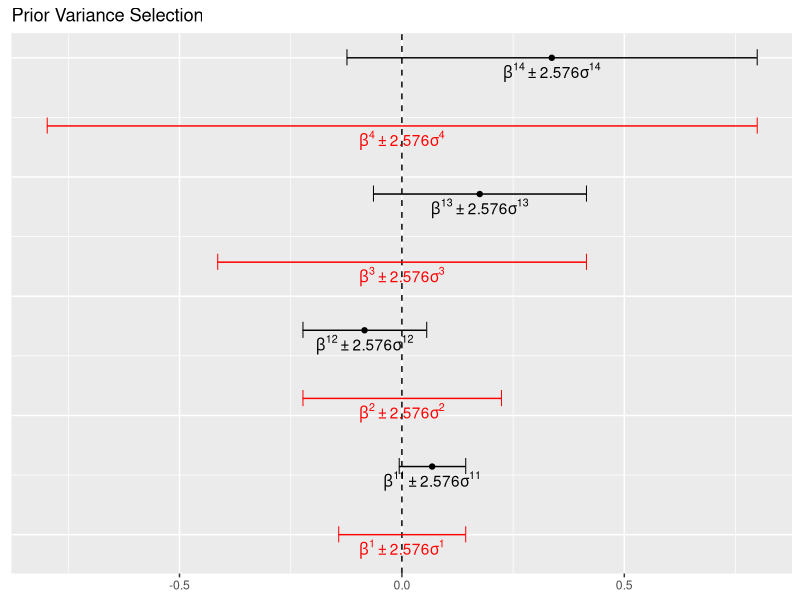
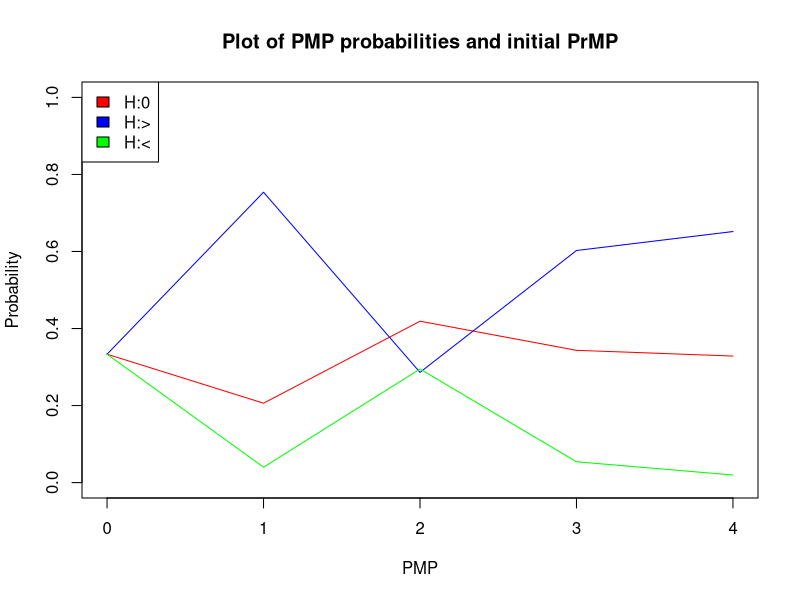

Generate these figures, in order, with R:
## ---- chunk 1

beta0<- 0
beta1<- c(0.090,0.140,1.090,1.781)
var1<- c(0.029,0.054,0.093,0.179)
var1<- var1^2
pi0<- rep(1/3,3)

## ---- chunk 2

make.BFcombo<- function(beta1, var1, beta0, pi0){
  BFcombo<- structure(list(beta1 = beta1, var1 = var1,
                           beta0 = beta0, pi0 = pi0 ), class = "BFcombo")
  BFcombo

}

## ---- chunk 3

## variance of prior 
## REFERENCE : Combining Statistical evidence from several Studies , Kuiper et al, page 9 (69-70) and Figure 2.

prior.var<- function(beta1, var1, beta0, pi0, percent = 99){
  if(is.numeric(beta1) != TRUE){
    stop("beta1 is not numeric")
  }

  if(is.numeric(var1) != TRUE){
    stop("var1 is not numeric")
  }

  if(is.numeric(beta0) != TRUE){
    stop("beta0 is not numeric")
  }

  if(is.numeric(pi0) != TRUE){
    stop("pi0 is not numeric")
  } else if (sum(pi0) != 1){
    stop("Prior model probabilities do not sum to 1")
  }

  BFcombo<- make.BFcombo(beta1,var1,beta0,pi0)
    #setup
    percent<- (percent / 100)
    percent<- percent + (1-percent)/2
    multiplier<- qnorm(percent)
    data<- matrix(0, ncol = 2 , nrow = length(BFcombo$beta1))
    # get min/max
    data[,1]<- BFcombo$beta1 - sqrt(BFcombo$var1)*multiplier
    data[,2]<- BFcombo$beta1 + sqrt(BFcombo$var1)*multiplier

    bounds<- abs(data)
    pVar <- apply(X = bounds,MARGIN = 1,max)
    pVar <- ((pVar / multiplier))^2
    # update.object
    BFcombo$var0 <- pVar

    return(BFcombo)

}



## ---- chunk 4

ex<- prior.var(beta1 = beta1, var1 = var1 , beta0 = beta0, pi0 = pi0 )
ex$var0 
## ---- chunk 5

## Unconstrained posterior parameters 
## REFERENCE : Combining Statistical evidence from several Studies , Kuiper et al, page 9 (70) .


u.post.param<- function(BFcombo){
  if(any(names(BFcombo) == "var0")) {
    betaVar<- 1/ ((1/BFcombo$var0)  + (1/BFcombo$var1))
    betaTilda<-(BFcombo$beta0 * (1/BFcombo$var0)  + BFcombo$beta1 * (1/BFcombo$var1))*betaVar

    out<- rbind(betaTilda,betaVar)
    rownames(out)<- c("u.beta.post","u.var.post")
    BFcombo$unBetaPost<- out[1,]
    BFcombo$unVarPost<- out[2,]

    return(BFcombo)
  } else {
    if(class(BFcombo) != "BFcombo"){
      stop("Input not of BFcombo class please run prior.var function")
    }else{
      stop("Unconstrained prior variances not found. Please run prior.var function")
    }
  }

}

## ---- chunk 6

ex<- u.post.param(ex)

ex$unBetaPost

ex$unVarPost
## ---- chunk 7
## Unconstrained posterior proportions and Unconstrained prior proportions

## REFERENCE : Combining Statistical evidence from several Studies , Kuiper et al, page 72.
sample.prop<- function(n,prior.mean,posterior.mean,prior.sd,posterior.sd,hypothesis = 1){
  if(hypothesis == "1"){
    "%a%" = function(x,y){x > y}
  } else {
    "%a%" = function(x,y) {
      x < y
    }
  }

  n.post<- length(posterior.mean)
  Cm<- Fm<- names.vec<- rep(0,n.post)

  Cm[]<- 0.5

  for(i in 1:n.post){
    Fm[i]<- mean(ifelse(rnorm(n,posterior.mean[i],posterior.sd[i]) %a% prior.mean , 1 , 0))

    names.vec[i]<- paste("prob.post",i,sep = "")

  }

  out<- matrix(0,ncol = (n.post), nrow = 2)
  rownames(out)<- c("Fm","Cm")
  colnames(out)<- names.vec
  out[2,]<- Cm
  out[1,]<- Fm
  out
}

## ---- chunk 8
sample.prop(n = 100000 ,prior.mean =  ex$beta0, posterior.mean = ex$unBetaPost, prior.sd = sqrt(ex$var0) , posterior.sd = sqrt(ex$unVarPost))

## ---- chunk 9
## Calculating unconstrained Bayes Factors. 
## REFERENCE : Combining Statistical evidence from several Studies , Kuiper et al, page 72.

unconstrained.BF<- function(BFcombo,n = 1000){
  if(any(names(BFcombo) == "unBetaPost")){
    #BF_0u NULL
    n.studies<- length(BFcombo$unBetaPost)
    name.vec<- rep(NA,n.studies)
    for(i in 1:n.studies){
      name.vec[i]<- paste0("study",i)
    }
    BF.0u<- rep(0,n.studies)
    for( i in 1:n.studies){
      BF.0u[i]<- dnorm(BFcombo$beta0,BFcombo$unBetaPost[i],sqrt(BFcombo$unVarPost)[i])/dnorm(BFcombo$beta0,BFcombo$beta0,sqrt(BFcombo$var0)[i])
    }

    ## Run sampler for BF.1u
    temp.proportions<- sample.prop(n,BFcombo$beta0,BFcombo$unBetaPost,sqrt(BFcombo$var0),sqrt(BFcombo$unVarPost),hypothesis = 1)
    # BF_1u in the case m = >


    BF.1u<- temp.proportions[1,] /  temp.proportions[2,]

    # BF.2u in the case m = <

    BF.2u<- (1 - temp.proportions[1,]) / temp.proportions[2,]


    out<- rbind(BF.0u,BF.1u,BF.2u)
    rownames(out)<- c("H:0","H:>","H:<")
    colnames(out)<- name.vec
    BFcombo$BFmu<- out
    return(BFcombo)
  } else{
    if(class(BFcombo) == "BFcombo"){
      stop("Sections unBetaPost and unVarPost not present, please run u.post.params function")
    }else{
      stop("Object not of BFcombo class, please see make.BFcombo function")
    }
  }

}

## ---- chunk 10
ex<- unconstrained.BF(ex)
ex$BFmu
## ---- chunk 11
### Posterior Model Probabilities for Hm  = pi1
# single update 
pi0.to.1<- function(pi0,BF){
  # Pi0 are the prior Model Probabilities and BF are the Bayes factors BF.mu for a single study
  # Careful not to use the whole matrix of BF's here !
  
  out<- (pi0*BF) / sum(pi0*BF) 
  out
}
## ---- chunk 12
pi0.to.1(ex$pi0,ex$BF[,1])
## ---- chunk 13
## Updating evidence : 
# step 1 find pi.0m.t where t is the study number

update.PMP<- function(BFcombo){
  if(any(names(BFcombo) == "BFmu")){
    pmp.t<- BFcombo$BFmu
    bfcols<- ncol(BFcombo$BFmu)
    pmp.t[,1]<- pi0.to.1(BFcombo$pi0,BFcombo$BFmu[,1])

    for(i in 2:bfcols){
      pmp.t[,i]<- pi0.to.1(pmp.t[,i-1],BFcombo$BFmu[,i])
    }
    names.vec<- rep(0, bfcols)
    for(i in 1:bfcols){
      names.vec[i]<- paste0("PMP", i )
    }
    colnames(pmp.t)<- names.vec
    BFcombo$PMP<- pmp.t
    return(BFcombo)
  } else{
    if(class(BFcombo) == "BFcombo"){
      stop("no BFmu section in the input, please run unconstrained.BF function")

    }else{
      stop("Object not of BFcombo class, please see make.BFcombo function")
    }
  }

}
## ---- chunk 14
ex<- update.PMP(ex)
ex
## ---- chunk 15

calculate.PMP <- function(beta1, var1,pi0,beta0, n = 10000, var.mult = 1){

  BFcombo <- prior.var(beta1 = beta1, var1 = var1, beta0 = beta0, pi0 = pi0)
  BFcombo$var0 <- BFcombo$var0 * var.mult
  BFcombo <- u.post.param(BFcombo)
  BFcombo <- unconstrained.BF(BFcombo,n)
  PMP <- update.PMP(BFcombo)
  PMP
}

## ---- chunk 16
beta0<- 0
pi0<- rep(1/3 ,3)
var1<- c(0.029,0.054,0.093,0.179)
var1<- var1^2
#No effect
beta1<- c(0.007,0.014,0.078,0.151)
NEvar0<- prior.var(beta1 = beta1, var1 = var1, beta0 = 0, pi0 = pi0 )
NEvar0<-NEvar0$var0
#Small effect
beta1<- c(0.045,-0.084,0.175,0.337)
SEvar0<- prior.var(beta1 = beta1, var1 = var1, beta0 = 0, pi0 = pi0 )
SEvar0<-SEvar0$var0
#Mixed Effect 1 
beta1<- c(0.055,-0.102,0.153,0.151)
ME1var0<- prior.var(beta1 = beta1, var1 = var1, beta0 = 0, pi0 = pi0 )
ME1var0<-ME1var0$var0
### mixed effect 2 
beta1<- c(0.068,-0.084,0.175,0.337)
ME2var0<- prior.var(beta1 = beta1, var1 = var1, beta0 = 0, pi0 = pi0 )
ME2var0<-ME2var0$var0
### mixed effect 3 
beta1<- c(0.009,-0.084,0.175,0.337)
ME3var0<- prior.var(beta1 = beta1, var1 = var1, beta0 = 0, pi0 = pi0 )
ME3var0<-ME3var0$var0
## ---- chunk 17
##Sigma 
# No effect page 76

beta1<- c(0.007,0.014,0.078,0.151)

NEhalf<- calculate.PMP(beta1,var1,pi0,beta0 = 0,var.mult = 0.5)$PMP[,4]
NEone<- calculate.PMP(beta1,var1,pi0,beta0 = 0,var.mult =1)$PMP[,4]
NEtwo<- calculate.PMP(beta1,var1,pi0,beta0 = 0,var.mult =2)$PMP[,4]

# small effect

beta1<- c(0.045,0.084,0.175,0.337)
SEhalf<- calculate.PMP(beta1,var1,pi0,beta0 = 0,var.mult = 0.5)$PMP[,4]
SEone<- calculate.PMP(beta1,var1,pi0,beta0 = 0,var.mult = 1)$PMP[,4]
SEtwo<- calculate.PMP(beta1,var1,pi0,beta0 = 0,var.mult = 2)$PMP[,4]

# Mixed effect page 76
beta1<- c(0.055,-0.102,0.153,0.151)
ME1half<-calculate.PMP(beta1,var1,pi0,beta0 = 0,var.mult = 0.5)$PMP[,4]
ME1one<-calculate.PMP(beta1,var1,pi0,beta0 = 0,var.mult = 1)$PMP[,4]
ME1two<-calculate.PMP(beta1,var1,pi0,beta0 = 0,var.mult = 2)$PMP[,4]

### mixed effect 2 
beta1<- c(0.068,-0.084,0.175,0.337)
ME2half<-calculate.PMP(beta1,var1,pi0,beta0 = 0,var.mult = 0.5)$PMP[,4]
ME2one<-calculate.PMP(beta1,var1,pi0,beta0 = 0,var.mult = 1)$PMP[,4]
ME2two<-calculate.PMP(beta1,var1,pi0,beta0 = 0,var.mult = 2)$PMP[,4]

### mixed effect 3 
beta1<- c(0.009,-0.084,0.175,0.337)
ME3half<-calculate.PMP(beta1,var1,pi0,beta0 = 0,var.mult = 0.5)$PMP[,4]
ME3one<-calculate.PMP(beta1,var1,pi0,beta0 = 0,var.mult = 1)$PMP[,4]
ME3two<-calculate.PMP(beta1,var1,pi0,beta0 = 0,var.mult = 2)$PMP[,4]



## ---- chunk 18
BSfactor <- function(beta1, var1,threshold = 0.95, beta0 = 0, n = 100, hypothesis = 1, reverse = FALSE){
  
  values <- seq(0.33333, 0.99999,length.out = n)
  
  if (reverse == FALSE){
    priors <- cbind( "H=0"=values,"H:>"=(1-values)/2, "H:<"=(1-values)/2)
    tot.len <- length(priors[,1])
    studies <- length(beta1)
    output <-priors
    output[]<- 0
    
    for(i in 1:tot.len){
      
      temp <- calculate.PMP(beta1, var1, beta0, pi0 = priors[i,])
      output[i,] <- temp$PMP[,studies]
      
    }
    
    
    if(hypothesis == 1 & output[1,2] < threshold){
      warning("The probability for the hypothesis H:> is not greater than threshold at the first step")
    }
    
    if(hypothesis == 2 & output[1,3] < threshold){
      warning("The probability for the hypothesis H:< is not greater than threshold at the first step")
    } else if(sum(round(output[,1+hypothesis], digits = 2) == threshold) > 0){
            boundary<- priors[round(output[,1+hypothesis], digits = 2) == threshold,]
      if(sum(round(output[,1+hypothesis], digits = 2) == threshold) > 1 ){
        boundary<- boundary[1,]
      }

    } else{
      warning("Not rounding to threshold , boundary = NULL")
      boundary<- NULL
    }
    return( structure(list(PMP = output, priorMP = priors, boundary = boundary, hypothesis = hypothesis ),class = "BSfactor"))
  }else{
   
    if(hypothesis == 1){
      
      priors <- cbind( "H=0"= (1-values)/2, "H:>"= values, "H:<"=(1-values)/2)
    }
    
    if(hypothesis == 2){
      
      priors <- cbind( "H=0"= (1-values)/2, "H:>"= (1-values)/2, "H:<"= values)
    }
    
    tot.len<- length(priors[,1])
    studies<- length(beta1)
    output<-priors
    output[]<- 0  
    
    for(i in 1:tot.len){
      
      temp<- calculate.PMP(beta1, var1, beta0, pi0 = priors[i,])
      output[i,]<-temp$PMP[,studies]
      
    }
    
    
    
    
    if(sum(round(output[,1+hypothesis], digits = 2) == threshold) > 0){
      boundary<- priors[round(output[,1+hypothesis], digits = 2) == threshold,]
      if(sum(round(output[,1+hypothesis], digits = 2) == threshold) > 1 ){
        boundary<- boundary[1,]
      }
    } else{
      warning("Not rounding to threshold , boundary = NULL")
      boundary<- NULL
    }
    return( structure(list(PMP = output, priorMP = priors, boundary = boundary, hypothesis = hypothesis ),class = "BSfactor"))
  }
}

## ---- chunk 19

x <- BSfactor( beta1 = c(0.068,-0.084,0.175,0.337), var1 = c(0.000841,0.002916,0.008649,0.032041), beta0 = 0 ,n = 12)

x

## ---- chunk 20
library(ggplot2)
## ---- chunk 21
plot.BFcombo<-function(BFcombo,percent = 99){
  #Setup
  n.studies<- length(BFcombo$beta1)
  data<- matrix(0, ncol = 2 , nrow = n.studies)
  y<- seq(0,1,length.out = 2*n.studies)
  y1<-y[seq_along(y)%% 2 == 0]
  y2<-y[seq_along(y)%% 2 != 0]

  #begin calculation
  percent<- (percent / 100)
  percent<- percent + (1-percent)/2
  multiplier<- qnorm(percent)
  # get min/max
  data[,1]<- BFcombo$beta1 - sqrt(BFcombo$var1)*multiplier
  data[,2]<- BFcombo$beta1 + sqrt(BFcombo$var1)*multiplier
  bounds<- abs(data)
  output <- apply(X = bounds,MARGIN = 1,max)

  X3<- 0 - output
  X4 <-0 + output

  data<- data.frame(data,X3,X4, y1,y2,BFcombo$beta1)

  ## ggplot

  p<- ggplot(data, aes(X1,y1))
  p<- p + geom_point(aes(X1,y1), shape = 124,size = 4) + geom_point(aes(X2,y1),shape = 124,size = 4)
  p<- p + geom_vline(xintercept = 0,linetype = 2 )
  p<- p + geom_segment(aes(x =X1, y = y1 , xend = X2, yend = y1))
  p<- p + geom_point(aes(X3,y2),col = "red" ,shape = 124,size = 4) + geom_point(aes(X4,y2), col = "red",shape = 124,size = 4)
  p<- p + geom_segment(aes(x =X3, y = y2 , xend = X4, yend = y2),col = "red")
  p<- p + geom_point(aes(BFcombo$beta1,y1))
  p<- p + geom_text(aes(BFcombo$beta1,y1,label = paste("beta" , "^",1,1:n.studies,"*", "'' %+-% '' ","*", round(multiplier,3),"*","sigma","^",11:14, sep = "")),parse = TRUE,nudge_y = -0.03)
  p<- p + geom_text(aes(rep(0,4),y2,label = paste("beta" , "^",1:n.studies,"*", "'' %+-% '' ","*", round(multiplier,3),"*","sigma","^",1:4, sep = "")),parse = TRUE,nudge_y = -0.03,col = "red")
  p<- p + theme(axis.ticks.y = element_blank(), axis.text.y = element_blank())
  p<- p + xlab(NULL) + ylab(NULL)
  p<- p + ggtitle("Prior Variance Selection")
  p
}
## ---- chunk 22
beta1<- c(0.068,-0.084,0.175,0.337)
sig1<- c(0.029,0.054,0.093,0.179)
plot(calculate.PMP(beta1 = beta1,var1 = (sig1)^2, pi0 = pi0, beta0 = 0 ))
## ---- chunk 23
PMP.plot<- function(BFcombo,pi0 = rep(1/3,3)){
  n.studies <- ncol(BFcombo$PMP)
  BFcombo$PMP<- cbind(pi0,BFcombo$PMP)
  plot(x = 0:n.studies,y = BFcombo$PMP[1,], type = "l", ylim = c(0,1),col = "red", ylab = "Probability", xlab = "PMP",
       main = "Plot of PMP probabilities and initial PrMP")
  lines(0:n.studies,BFcombo$PMP[2,], col = "blue")
  lines(0:n.studies,BFcombo$PMP[3,], col = "green")
  legend("topleft", legend = c("H:0","H:>","H:<"), fill = c("red","blue","green"))
}


## ---- chunk 24
# Mixed effect 1 parameters
beta1<- c(0.055,-0.102,0.153,0.151)
var1<- c(0.029,0.054,0.093,0.179)
var1<- var1^2

ME1oneplot<-calculate.PMP(beta1,var1,pi0,beta0 = 0,var.mult = 1)
PMP.plot(ME1oneplot)
